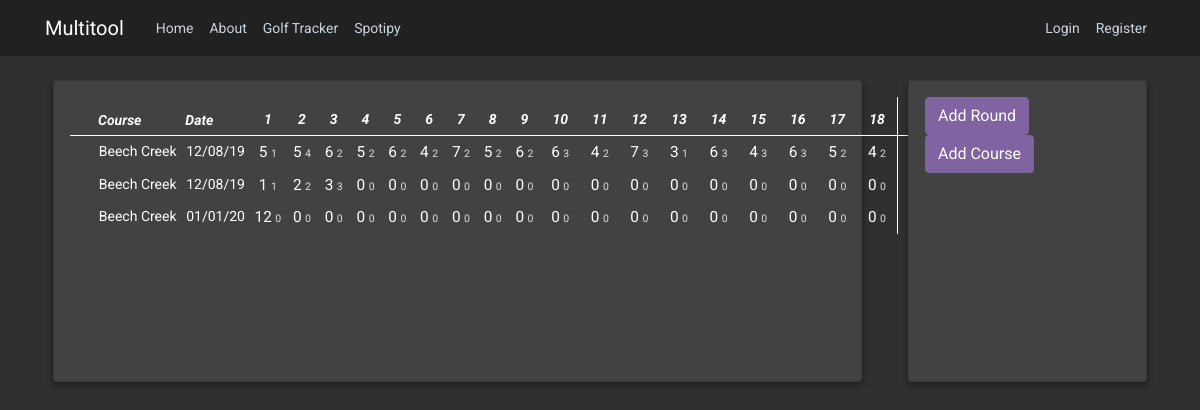
Page /golftracker on the committed database.
### multitool/models.py (models this page shows, shortened)
class Golf_Round(db.Model):
    id = db.Column(db.Integer, primary_key=True)
    description = db.Column(db.Text, nullable=False, default="N/A")
    date_played = db.Column(db.DateTime, nullable=False, default=datetime.utcnow)
    h1Score = db.Column(db.Integer)
    h2Score = db.Column(db.Integer)
    h3Score = db.Column(db.Integer)
    h4Score = db.Column(db.Integer)
    h5Score = db.Column(db.Integer)
    h6Score = db.Column(db.Integer)
    h7Score = db.Column(db.Integer)
    h8Score = db.Column(db.Integer)
    h9Score = db.Column(db.Integer)
    h10Score = db.Column(db.Integer)
    h11Score = db.Column(db.Integer)
    h12Score = db.Column(db.Integer)
    h13Score = db.Column(db.Integer)
    h14Score = db.Column(db.Integer)
    h15Score = db.Column(db.Integer)
    h16Score = db.Column(db.Integer)
    h17Score = db.Column(db.Integer)
    h18Score = db.Column(db.Integer)
    h1Putt = db.Column(db.Integer)
    h2Putt = db.Column(db.Integer)
    h3Putt = db.Column(db.Integer)
    h4Putt = db.Column(db.Integer)
    h5Putt = db.Column(db.Integer)
    h6Putt = db.Column(db.Integer)
    h7Putt = db.Column(db.Integer)
    h8Putt = db.Column(db.Integer)
    h9Putt = db.Column(db.Integer)
    h10Putt = db.Column(db.Integer)
    h11Putt = db.Column(db.Integer)
    h12Putt = db.Column(db.Integer)
    h13Putt = db.Column(db.Integer)
    h14Putt = db.Column(db.Integer)
    h15Putt = db.Column(db.Integer)
    h16Putt = db.Column(db.Integer)
    h17Putt = db.Column(db.Integer)
    h18Putt = db.Column(db.Integer)
    frontScore = db.Column(db.Integer)
    backScore = db.Column(db.Integer)
    totalScore = db.Column(db.Integer)
    course_played = db.Column(db.Text, nullable=False)

### multitool/golf/routes.py (the view)
@golf.route("/golftracker")
def golftracker():
    golf_rounds = Golf_Round.query.all()
    golf_courses = Golf_Course.query.all()
    return render_template('golftracker.html', title='Golf Tracker', golf_rounds=golf_rounds, golf_courses=golf_courses)

### multitool/templates/golftracker.html (shortened to what this page needs)
{% extends "layout.html" %}
{% block content %}
    <div class="row">
        <div class="col-md-9">
            <div class="card dark-card mb-5 mx-2">
                <div class="card-content">
                    <table class="table golf-table">
                        <thead>
                          <tr>
                            <th style="width: 2%;"></th>
                            <th scope="col" style="text-align: left; padding: 0.25rem; width: 20%;">Course</th>
                            <th scope="col" style="text-align: left; padding: 0.25rem;">Date</th>
                            <th scope="col">1</th>
                            <th scope="col">2</th>
                            <th scope="col">3</th>
                            <th scope="col">4</th>
                            <th scope="col">5</th>
                            <th scope="col">6</th>
                            <th scope="col">7</th>
                            <th scope="col">8</th>
                            <th scope="col">9</th>
                            <th scope="col">10</th>
                            <th scope="col">11</th>
                            <th scope="col">12</th>
                            <th scope="col">13</th>
                            <th scope="col">14</th>
                            <th scope="col">15</th>
                            <th scope="col">16</th>
                            <th scope="col">17</th>
                            <th scope="col">18</th>
                            <th scope="col" width="2%" class="golf-table-bordered">Out</th>
                            <th scope="col" width="2%" class="golf-table-bordered">In</th>
                            <th scope="col" width="2%" class="golf-table-bordered">Tot</th>
                          </tr>
                        </thead>
                        <tbody>
                            {% for golf_round in golf_rounds %}
                                <tr>
                                    <td></td>
                                    <td style="text-align: left;">{{ golf_round.course_played }}</td style="text-align: left;">
                                    <td style="text-align: left;">{{ golf_round.date_played.strftime('%m/%d/%y') }}</td style="text-align: left;">
                                    <td><span class="cell-score">{{ golf_round.h1Score }}</span> <span class="cell-putt"> {{ golf_round.h1Putt }}</span></td>
                                    <td><span class="cell-score">{{ golf_round.h2Score }}</span> <span class="cell-putt"> {{ golf_round.h2Putt }}</span></td>
                                    <td><span class="cell-score">{{ golf_round.h3Score }}</span> <span class="cell-putt"> {{ golf_round.h3Putt }}</span></td>
                                    <td><span class="cell-score">{{ golf_round.h4Score }}</span> <span class="cell-putt"> {{ golf_round.h4Putt }}</span></td>
                                    <td><span class="cell-score">{{ golf_round.h5Score }}</span> <span class="cell-putt"> {{ golf_round.h5Putt }}</span></td>
                                    <td><span class="cell-score">{{ golf_round.h6Score }}</span> <span class="cell-putt"> {{ golf_round.h6Putt }}</span></td>
                                    <td><span class="cell-score">{{ golf_round.h7Score }}</span> <span class="cell-putt"> {{ golf_round.h7Putt }}</span></td>
                                    <td><span class="cell-score">{{ golf_round.h8Score }}</span> <span class="cell-putt"> {{ golf_round.h8Putt }}</span></td>
                                    <td><span class="cell-score">{{ golf_round.h9Score }}</span> <span class="cell-putt"> {{ golf_round.h9Putt }}</span></td>
                                    <td><span class="cell-score">{{ golf_round.h10Score }}</span> <span class="cell-putt"> {{ golf_round.h10Putt }}</span></td>
                                    <td><span class="cell-score">{{ golf_round.h11Score }}</span> <span class="cell-putt"> {{ golf_round.h11Putt }}</span></td>
                                    <td><span class="cell-score">{{ golf_round.h12Score }}</span> <span class="cell-putt"> {{ golf_round.h12Putt }}</span></td>
                                    <td><span class="cell-score">{{ golf_round.h13Score }}</span> <span class="cell-putt"> {{ golf_round.h13Putt }}</span></td>
                                    <td><span class="cell-score">{{ golf_round.h14Score }}</span> <span class="cell-putt"> {{ golf_round.h14Putt }}</span></td>
                                    <td><span class="cell-score">{{ golf_round.h15Score }}</span> <span class="cell-putt"> {{ golf_round.h15Putt }}</span></td>
                                    <td><span class="cell-score">{{ golf_round.h16Score }}</span> <span class="cell-putt"> {{ golf_round.h16Putt }}</span></td>
                                    <td><span class="cell-score">{{ golf_round.h17Score }}</span> <span class="cell-putt"> {{ golf_round.h17Putt }}</span></td>
                                    <td><span class="cell-score">{{ golf_round.h18Score }}</span> <span class="cell-putt"> {{ golf_round.h18Putt }}</span></td>
                                    <td class="golf-table-bordered">{{ golf_round.frontScore }}</td>
                                    <td class="golf-table-bordered">{{ golf_round.backScore }}</td>
                                    <td class="golf-table-bordered">{{ golf_round.totalScore }}</td>
                                </tr>
                            {% endfor %}
                        </tbody>
                      </table>
                </div>
            </div>
        </div>
        <div class="col-md-3">
            <div class="card dark-card mb-5 mx-2">
                <div class="row card-content">
                    <div class="col-md-12">
                        <span style="padding-right: 0.5em;"><button type="button" class="btn btn-primary" data-toggle="modal" data-target="#addRoundModal" id="open-modal">Add Round</button></span>
                        <span><button type="button" class="btn btn-primary" data-toggle="modal" data-target="#addCourseModal" id="open-modal2">Add Course</button></span>
                    </div>
                </div>
            </div>
        </div>
    </div>
{% endblock content %}

### multitool/templates/layout.html (shortened to what this page needs)
<!DOCTYPE html>
<html>
<head>
    <link rel="stylesheet" href="https://maxcdn.bootstrapcdn.com/bootstrap/4.0.0/css/bootstrap.min.css">
    <link rel="stylesheet" type="text/css" href="{{ url_for('static', filename='main.css') }}">
</head>
<body>
    <header class="site-header">
      <nav class="navbar navbar-expand-md navbar-dark bg-steel fixed-top">
        <div class="container">
          <a class="navbar-brand mr-4" href="/">Multitool</a>
          <div class="collapse navbar-collapse" id="navbarToggle">
            <div class="navbar-nav mr-auto">
              <a class="nav-item nav-link" href="{{ url_for('main.home') }}">Home</a>
              <a class="nav-item nav-link" href="{{ url_for('main.about') }}">About</a>
              <a class="nav-item nav-link" href="{{ url_for('golf.golftracker') }}">Golf Tracker</a>
              <a class="nav-item nav-link" href="{{ url_for('music.spotipy') }}">Spotipy</a>
            </div>
            <div class="navbar-nav">
              {% if current_user.is_authenticated %}
                <a class="nav-item nav-link" href="{{ url_for('users.account') }}">Account</a>
                <a class="nav-item nav-link" href="{{ url_for('users.logout') }}">Logout</a>
              {% else %}
                <a class="nav-item nav-link" href="{{ url_for('users.login') }}">Login</a>
                <a class="nav-item nav-link" href="{{ url_for('users.register') }}">Register</a>
              {% endif %}
            </div>
          </div>
        </div>
      </nav>
    </header>
    <main role="main" class="container">
          {% block content %}{% endblock %}
    </main>
</body>
</html>

### multitool/static/main.css (style rules this page uses)
body { font-family: 'Roboto', sans-serif; font-size: 14px; background: #303030; color: #ffffff; margin-top: 5rem; }
.bg-steel { background-color: #212121 ; }
.site-header .navbar-nav .nav-link { color: #cbd5db; }
.btn-primary, .btn-primary:visited, .btn-primary:focus { background-color: #8064A2 !important; border-color: #8064A2 !important; box-shadow: 0 0 0 0 black !important; }
.dark-card { background: #424242; box-shadow: 0 3px 6px rgba(0,0,0,0.16), 0 3px 6px rgba(0,0,0,0.23); }
.card-content { min-height: 300px; color: #ffffff; -webkit-box-flex: 1; -ms-flex: 1 1 auto; flex: 1 1 auto; padding: 1rem; }
.table td { border-top: none; }
.table th { border-top: none; }
.table thead th { vertical-align: bottom; padding-bottom: 5px; border-bottom: 1px solid #fff; }
.golf-table th { text-align: center; font-style: italic; }
.golf-table td { padding: 0.3rem !important; text-align: center; white-space: nowrap; }
.golf-table-bordered { border-right: 1px solid #fff; border-left: 1px solid #fff; }
.cell-score { font-size: 1.1em; }
.cell-putt { color: #DFDFDF; font-size: 0.75em; }

### rows in the picture
Golf_Round: course_played "Beech Creek", date_played "12/08/19", h1Score "5", h1Putt "1", h2Score "5", h2Putt "4", h3Score "6", h3Putt "2", h4Score "5", h4Putt "2", h5Score "6", h5Putt "2", h6Score "4", h6Putt "2", h7Score "7", h7Putt "2", h8Score "5", h8Putt "2", h9Score "6", h9Putt "2", h10Score "6", h10Putt "3", h11Score "4", h11Putt "2", h12Score "7", h12Putt "3", h13Score "3", h13Putt "1", h14Score "6", h14Putt "3", h15Score "4", h15Putt "3", h16Score "6", h16Putt "3", h17Score "5", h17Putt "2", h18Score "4", h18Putt "2"
Golf_Round: course_played "Beech Creek", date_played "12/08/19", h1Score "1", h1Putt "1", h2Score "2", h2Putt "2", h3Score "3", h3Putt "3", h4Score "0", h4Putt "0", h5Score "0", h5Putt "0", h6Score "0", h6Putt "0", h7Score "0", h7Putt "0", h8Score "0", h8Putt "0", h9Score "0", h9Putt "0", h10Score "0", h10Putt "0", h11Score "0", h11Putt "0", h12Score "0", h12Putt "0", h13Score "0", h13Putt "0", h14Score "0", h14Putt "0", h15Score "0", h15Putt "0", h16Score "0", h16Putt "0", h17Score "0", h17Putt "0", h18Score "0", h18Putt "0"
Golf_Round: course_played "Beech Creek", date_played "01/01/20", h1Score "12", h1Putt "0", h2Score "0", h2Putt "0", h3Score "0", h3Putt "0", h4Score "0", h4Putt "0", h5Score "0", h5Putt "0", h6Score "0", h6Putt "0", h7Score "0", h7Putt "0", h8Score "0", h8Putt "0", h9Score "0", h9Putt "0", h10Score "0", h10Putt "0", h11Score "0", h11Putt "0", h12Score "0", h12Putt "0", h13Score "0", h13Putt "0", h14Score "0", h14Putt "0", h15Score "0", h15Putt "0", h16Score "0", h16Putt "0", h17Score "0", h17Putt "0", h18Score "0", h18Putt "0"
